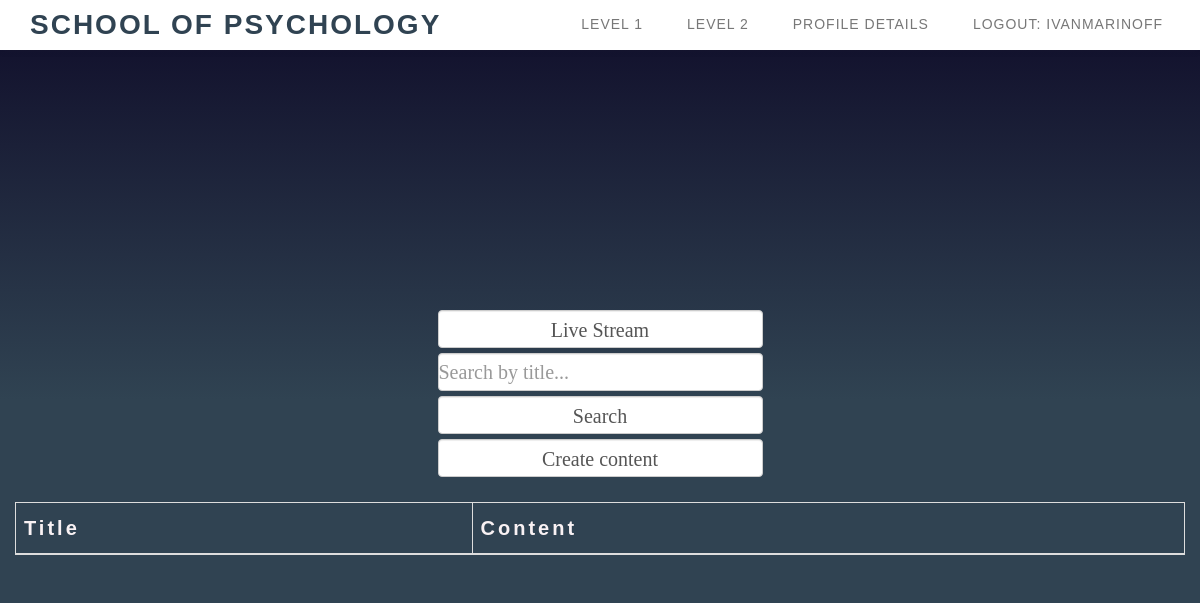
The app's page /api/content/read_content/ (signed in), older data.
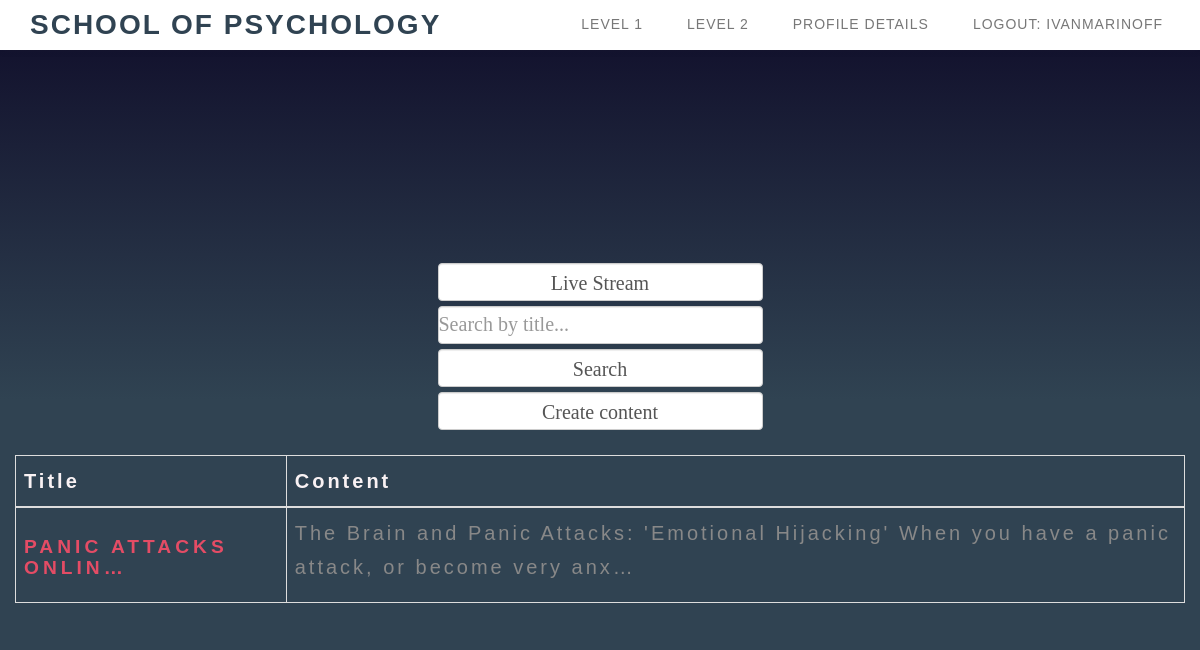
The same page, newer data.
### sova_school/content/models.py (models this page shows, shortened)
class Level_1(models.Model):
    class Meta:
        ordering = ['-created_at']
    title = models.CharField(
        max_length=100,
        blank=True,
        null=True,
    )
    text = models.TextField(
        blank=True,
        null=True,
    )
    created_at = models.DateTimeField(auto_now=True, blank=True)
    updated_at = models.DateTimeField(auto_now=True, blank=True)
    user = models.ForeignKey(
        UserModel,
        on_delete=models.CASCADE,
    )
    slug = models.SlugField(
        unique=True,
        blank=True,
        null=True,
    )
    image_url = models.URLField(
        blank=True,
        null=True,
    )
    file = models.FileField(
        upload_to='files',
        blank=True,
        null=True,
        default=None,
    )
    video = models.FileField(
        upload_to='videos',
        blank=True,
        null=True,
        default=None,
        )

### sova_school/content/views.py (the view)
# urls.py: path('read_content/', ReadContentView.as_view(), name='read-content'),
class ReadContentView(CustomLoginRequiredMixin, views.ListView):
    model = Level_1
    template_name = 'content/read_content.html'
    form_class = ContentReadForm
    success_url = reverse_lazy('read-content')
    paginate_by = 5
    context_object_name = 'content'
    object_list = Level_1.objects.all().order_by('title')
    def get_queryset(self):
        queryset = super().get_queryset()
        search = self.request.GET.get('search', '')
        queryset = queryset.filter(text__icontains=search)
        return queryset
    def get_context_data(self, *args, **kwargs):
        context = super().get_context_data(*args, **kwargs)
        context['search'] = self.request.GET.get('search', '')
        return context

### templates/content/read_content.html (shortened to what this page needs)
{% extends 'content/content_navbar.html' %}
{% load static %}
{% load custom_filters %}
{% block navbar_content %}
    <div class="container">
        <div class="row">
            <div class="col-12">
                <br><br><br><br>
                <table class="table table-bordered" style="list-style-type:upper-roman" aria-sort="descending">
                    <thead>
                    <tr>
                        <th>
                            <p1>Title</p1>
                        </th>
                        <th>
                            <p1>Content</p1>
                        </th>
                    </tr>
                    </thead>
                    <tbody>
                    {% if request.user.is_authenticated %}
                        <form action="{% url 'live-stream' %}" method="get" enctype="multipart/form-data">
                            <input type="submit" class="form-control" value="Live Stream">
                        </form>
                    {% endif %}
                    <form action="{% url 'read-content' %}" method="get" enctype="multipart/form-data">
                        <input type="text" class="form-control" name="search" placeholder="Search by title..."
                               value="{{ request.GET.title }}">
                        <input type="submit" class="form-control" value="Search">
                    </form>
                    {% if request.user.is_superuser %}
                        <form action="{% url 'create-content' %}" method="get"
                              enctype="multipart/form-data">
                            <input type="submit" class="form-control" value="Create content"></form><br>
                    {% endif %}
                    {% for content in object_list reversed %}
                        <tr>
                            <td>
                                <h2>
                                    <a href="{% url 'detail-content' slug=content.slug %}">
                                        {{ content.title|truncatechars:20 }}</a>
                                </h2>
                            </td>
                            <td>
                                <p>
                                    {{ content.text|truncatechars:100 }}
                                </p>
                            </td>
                        </tr>
                    {% endfor %}
                    </tbody>
                </table>
            </div>
        </div>
    </div>
{% endblock %}

Row changes from the older to the newer data that the page shows:
added Level_1: title "PANIC ATTACKS ONLIN…", text "The Brain and Panic Attacks: 'Emotional Hijacking' When you have a panic attack, or become very anx…"
